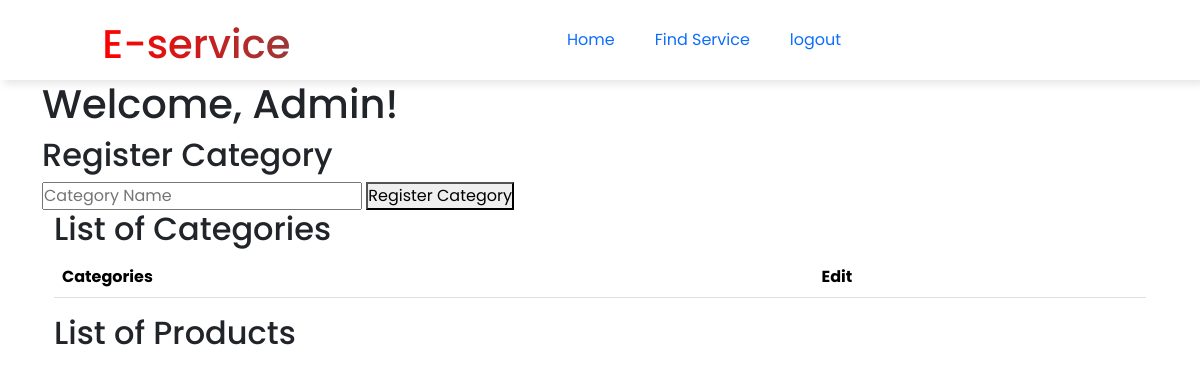
Before: /admin/dashboard with the older database file.
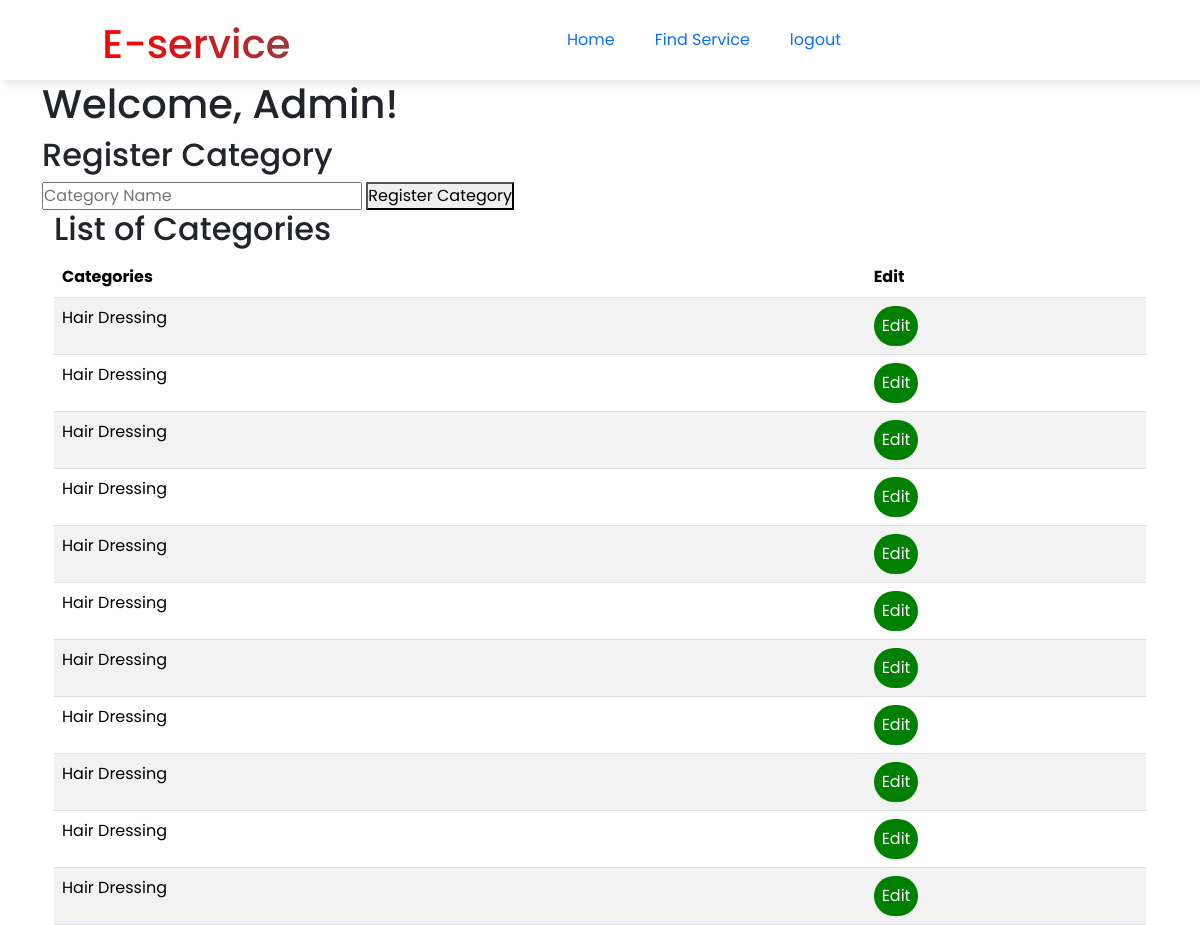
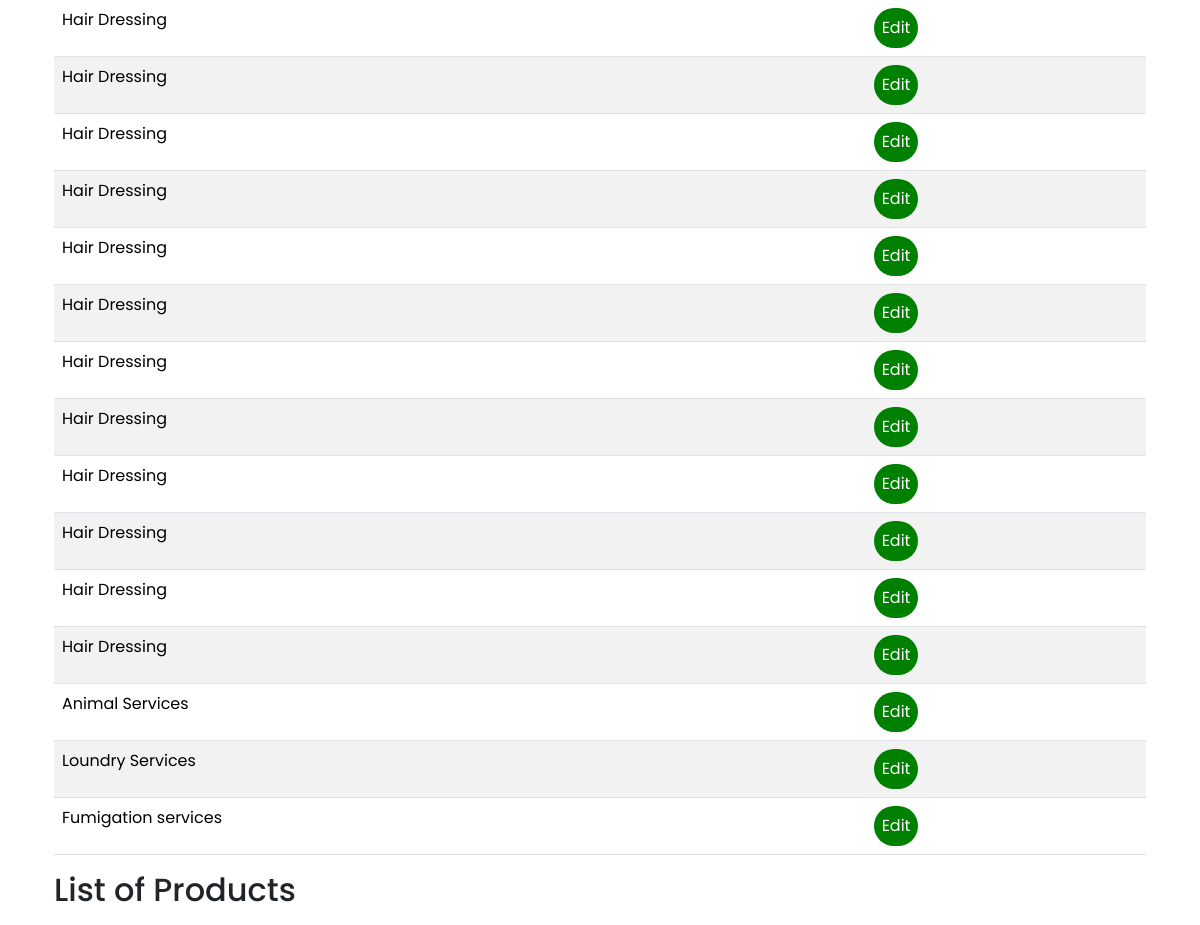
After: the same page with the newer database file (2 pictures, top to bottom).
### e_service/models/data.py (models this page shows, shortened)
class Category(UserMixin, db.Model):
    __tablename__ = 'category'
    cat_id = db.Column(db.Integer, primary_key=True)
    category_name = db.Column(db.String(100), nullable=False)

### e_service/views/login.py (the view)
@app.route('/admin/dashboard')
def admin_dashboard():
    categories = Category.query.all()
    form = EditCategoryForm()
    return render_template('admin_dashboard.html', categories=categories, form=form)

### e_service/views/login.py
class EditCategoryForm(FlaskForm):
    category_name = StringField('Category Name', validators=[InputRequired()])
    submit = SubmitField('Save Changes')

### e_service/templates/admin_dashboard.html (shortened to what this page needs)
<!DOCTYPE html>
<html lang="en">
  <head>
    <link href="https://cdn.jsdelivr.net/npm/bootstrap@5.3.2/dist/css/bootstrap.min.css" rel="stylesheet">
    <link
      href="{{ url_for('static', filename='css/dashboard.css') }}"
      rel="stylesheet"
    />
  </head>
  <body>
    <nav class="navbar">
      <h1>E-service</h1>
      <ul class="nav-list">
        <li class="nav-items"><a href="#">Home</a></li>
        <li class="nav-items"><a href="#">Find Service</a></li>
        <li class="nav-items"><a href="/logout">logout</a></li>
      </ul>
    </nav>
    <main>
<div class="container body">
        <h1>Welcome, Admin!</h1>
        <h2>Register Category</h2>
        <form action="/register/category" method="POST">
          <input
            type="text"
            name="category_name"
            placeholder="Category Name"
            required
          />
          <button type="submit">Register Category</button>
        </form>
        <div class="container">
<h2>List of Categories</h2>
<div class="body">
  <table class="table table-striped table-hover">
    <thead>
        <tr>
            <th>Categories</th>
            <th>Edit</th>
        </tr>
    </thead>
    <tbody>
        {% for category in categories %}
        <tr>
            <td>{{ category.category_name }}</td>
            <td>
                <button class="btn btn-primary" data-toggle="modal" data-target="#editCategoryModal{{ category.cat_id }}">
                    Edit
                </button>
            </td>
        </tr>
        {% endfor %}
    </tbody>
</table>
        <h2>List of Products</h2>
      </div>
    </main>
  </body>
</html>

### e_service/static/css/dashboard.css (style rules this page uses)
* { margin: 0; padding: 0; box-sizing: border-box; font-family: 'Poppins', sans-serif; }
body { font-family: 'Poppins', sans-serif; }
a { text-decoration: none; }
li { list-style: none; }
.navbar { display: flex; justify-content: space-around; align-items: center; width: 100%; height: 80px; box-shadow: 4px 4px 8px rgba(0, 0, 0, 0.1); }
.nav-list { display: flex; }
.nav-items { padding: 20px; }
nav > h1 { background: linear-gradient(to right, #ff0000, #9c3838); -webkit-background-clip: text; background-clip: text; color: transparent; margin-right: 20px; }
.btn { border: none; outline: none; padding: 0.5em; border-radius: 2em; background-color: green; cursor: pointer; color: white; font-size: 1em; }

Changed rows visible on the page:
added Category: category_name "Hair Dressing"
added Category: category_name "Hair Dressing"
added Category: category_name "Hair Dressing"
added Category: category_name "Hair Dressing"
added Category: category_name "Hair Dressing"
added Category: category_name "Hair Dressing"
added Category: category_name "Hair Dressing"
added Category: category_name "Hair Dressing"
added Category: category_name "Hair Dressing"
added Category: category_name "Hair Dressing"
added Category: category_name "Hair Dressing"
added Category: category_name "Hair Dressing"
added Category: category_name "Hair Dressing"
added Category: category_name "Hair Dressing"
added Category: category_name "Hair Dressing"
added Category: category_name "Hair Dressing"
added Category: category_name "Hair Dressing"
added Category: category_name "Hair Dressing"
added Category: category_name "Hair Dressing"
added Category: category_name "Hair Dressing"
added Category: category_name "Hair Dressing"
added Category: category_name "Hair Dressing"
added Category: category_name "Hair Dressing"
added Category: category_name "Animal Services"
added Category: category_name "Loundry Services"
added Category: category_name "Fumigation services"
